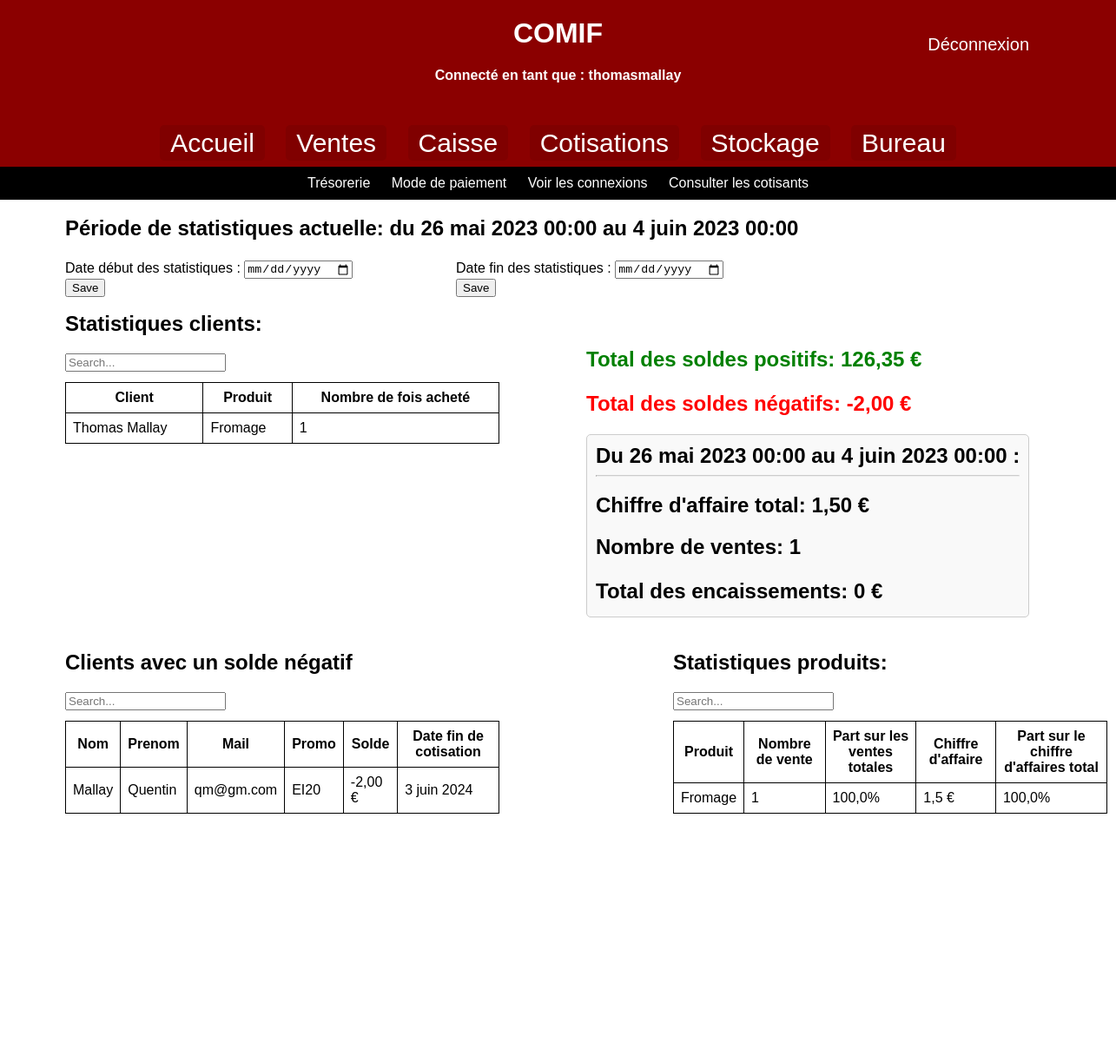
The page /tresorerie/ (signed in) on the database its author committed.
### AppCotisants/models.py (models this page shows, shortened)
class DatesStat(models.Model):
    date_debut = models.DateTimeField()
    date_fin = models.DateTimeField()

class Vente(models.Model):
    client_id = models.ForeignKey(Cotisants, on_delete=models.CASCADE, default=1)
    produit_id = models.ForeignKey(Produits, on_delete=models.CASCADE, default=1)
    client = models.CharField(max_length=50)
    produit = models.CharField(max_length=50, default='')
    compte_serveur = models.CharField(max_length=30)
    prix = models.DecimalField(max_digits=8, decimal_places=2)
    date = models.DateTimeField(auto_now_add=True)

class Cotisants(models.Model):
    prenom = models.CharField(max_length=15)
    nom = models.CharField(max_length=15)
    nomprenom = models.CharField(max_length=30, unique=True, default='')
    solde = models.DecimalField(max_digits=8, decimal_places=2, default='0')
    date_inscription = models.DateTimeField(auto_now_add=True)
    depense = models.DecimalField(max_digits=8, decimal_places=2, default='0')
    mail = models.EmailField(max_length=40, default='')
    promo = models.CharField(max_length=40, default='')
    DUREE_CHOICES = (
        (timedelta(days=365), '1 an'),
        (timedelta(days=183), '6 mois'),
        (timedelta(days=6), '6 jours'),
    )
    temps_cotisation = models.DurationField(choices=DUREE_CHOICES, default=None)
    date_fin = models.DateField(default=None, null=True, blank=True)

### AppCotisants/views.py (the view)
# urls.py: path('tresorerie/', views2.tresorerie),
@login_required
def tresorerie(request):
    cotisants_positifs = Cotisants.objects.filter(solde__gt=0)
    cotisants_negatifs = Cotisants.objects.filter(solde__lt=0)
    somme_soldes_positifs = cotisants_positifs.aggregate(somme_soldes=Sum('solde'))['somme_soldes']
    somme_soldes_negatifs = cotisants_negatifs.aggregate(somme_soldes=Sum('solde'))['somme_soldes']
    if not DatesStat.objects.exists():
        date_debut = datetime.strptime('2023-05-26', '%Y-%m-%d')
        date_fin = datetime.now().date() + timedelta(days=1)
        date_stat = DatesStat(date_debut=date_debut, date_fin=date_fin)
        date_stat.save()
    date_stat = DatesStat.objects.first()  # Récupérer le premier objet DatesStat
    date_debut = date_stat.date_debut
    date_fin = date_stat.date_fin
    encaissement=Encaissement.objects.filter(date__range=(date_debut, date_fin))
    total_encaissements = encaissement.aggregate(total_montant=Sum('montant'))['total_montant']
    ventes = Vente.objects.filter(date__range=(date_debut, date_fin))
    produits_par_client = {}
    for vente in ventes:
        client = vente.client  # Remplacez "utilisateur" par le nom du champ représentant l'utilisateur dans le modèle Vente
        produit = vente.produit  # Remplacez "produit" par le nom du champ représentant le produit dans le modèle Vente
        if client not in produits_par_client:
            produits_par_client[client] = Counter()
        produits_par_client[client][produit] += 1
    produits_par_client_tries = {
        client: produits.most_common() for client, produits in produits_par_client.items()
    }
    ventes_par_produit = ventes.values('produit').annotate(nombre_ventes=Count('id'))
    total_ventes = ventes.count()
    chiffre_affaires_total = ventes.aggregate(total_chiffre_affaires=Sum('prix'))['total_chiffre_affaires']
    produits_statistiques = []
    for vente_produit in ventes_par_produit:
        produit = vente_produit['produit']
        nombre_ventes = vente_produit['nombre_ventes']
        pourcentage_ventes = round((nombre_ventes / total_ventes) * 100,2)
        chiffre_affaires_produit = round(ventes.filter(produit=produit).aggregate(total_chiffre_affaires=Sum('prix'))[
            'total_chiffre_affaires'],2)
        pourcentage_chiffre_affaires = round((chiffre_affaires_produit / chiffre_affaires_total) * 100,2)
        produits_statistiques.append({
            'produit': produit,
            'nombre_ventes': nombre_ventes,
            'pourcentage_ventes': float(pourcentage_ventes),
            'chiffre_affaires_produit': float(chiffre_affaires_produit),
            'pourcentage_chiffre_affaires': float(pourcentage_chiffre_affaires),
        })
    if somme_soldes_negatifs == None:
        somme_soldes_negatifs = 0
    if somme_soldes_positifs==None:
        somme_soldes_positifs=0
    if total_encaissements==None:
        total_encaissements=0
    if chiffre_affaires_total == None:
        chiffre_affaires_total = 0
    data = {
        'total_neg':round(somme_soldes_negatifs,2),
        'total_pos':round(somme_soldes_positifs,2),
        'encaissement':round(total_encaissements,2),
        'nb_vente':total_ventes,
        'chiffrea':round(chiffre_affaires_total,2),
        'cotisants_negatif': cotisants_negatifs,
        'dataDates': DatesStat.objects.all(),
        'dataVentes': ventes,
        'produits_statistiques': produits_statistiques,
        'produits_par_client': produits_par_client_tries,
        'username': request.user.username
    }
    return render(request, 'tresorerie2.html', data)

### templates/tresorerie2.html (shortened to what this page needs)
<!DOCTYPE html>
<html>
<head>
    {% load static %}
</head>
<body>
<header>
    <h1>COMIF</h1>
    <h4 style="color: white;">Connecté en tant que : {{ username }}</h4>
    <a href="{% url 'logout' %}" style="font-size: 20px; position: absolute; top: 40px; right: 100px;
     color: white; text-decoration: none;">Déconnexion</a>
</header>
  <nav>
    <a href="/welcome">Accueil</a>
    <a href="/ajtvente">Ventes</a>
    <a href="/gstsoldes">Caisse</a>
    <a href="/ajtcotisants">Cotisations</a>
    <a href="/ajtproduits">Stockage</a>
    <a href="/tresorerie">Bureau</a>
  </nav>
  <div class="navbar">
    <a href="/tresorerie">Trésorerie</a>
    <a href="/type_paiements">Mode de paiement</a>
    <a href="/voirconnexions">Voir les connexions</a>
    <a href="/voircot">Consulter les cotisants</a>
  </div>
<section>
    {% for d in dataDates %}
    <h2>Période de statistiques actuelle: du {{ d.date_debut }} au {{ d.date_fin}}</h2>
    {% endfor %}
    <div class="form-group" style="position: absolute; top: 70px; left: 0px;">
    <form action="{% url 'update_date_debut' %}" method="POST">
        <label for="datePicker">Date début des statistiques : </label>
        <input id="datePicker" class="form-control" name="selected_date" type="date">
        <div class="modal-footer">
            <button type="submit" class="btn btn-primary">Save</button>
        </div>
    </form>
</div>
    <div class="form-group" style="position: absolute; top: 70px; left: 450px;">
    <form action="{% url 'update_date_fin' %}" method="POST">
        <label for="datePicker">Date fin des statistiques : </label>
        <input id="datePicker2" class="form-control" name="selected_date2" type="date">
        <div class="modal-footer">
            <button type="submit" class="btn btn-primary">Save</button>
        </div>
    </form>
</div>
    <div class="form-group" style="position: absolute; top: 110px; left: 0px;">
        <h2>Statistiques clients:</h2>
        <input id="search" class="form-control" type="text" placeholder="Search...">
    </div>
<div class="scrollable-table1">
        <table border="1" style="border-collapse:collapse;" >
            <thead>
                <tr>
                    <th>Client</th>
                    <th>Produit</th>
                    <th>Nombre de fois acheté</th>
                </tr>
            </thead>
            <tbody id="myTable">
                {% for client, produits in produits_par_client.items %}
                    {% for produit, count in produits %}
                        <tr>
                            <td>{{ client }}</td>
                            <td>{{ produit }}</td>
                            <td>{{ count }}</td>
                        </tr>
                    {% endfor %}
                {% endfor %}
            </tbody>
        </table>
    </div>
    <div class="form-group" style="position: absolute; top: 500px; left: 700px;">
        <h2>Statistiques produits:</h2>
        <input id="search2" class="form-control" type="text" placeholder="Search...">
    </div>
    <br />
<div class="scrollable-table2">
        <table border="1" style="border-collapse:collapse;">
            <thead>
                <tr>
                    <th>Produit</th>
                    <th>Nombre de vente</th>
                    <th>Part sur les ventes totales</th>
                    <th>Chiffre d'affaire</th>
                    <th>Part sur le chiffre d'affaires total</th>
                </tr>
            </thead>
            <tbody id="myTable2">
                {% for produit_statistique in produits_statistiques %}
                <tr>
                    <td>{{ produit_statistique.produit }}</td>
                    <td>{{ produit_statistique.nombre_ventes }}</td>
                    <td>{{ produit_statistique.pourcentage_ventes }}%</td>
                    <td>{{ produit_statistique.chiffre_affaires_produit }} €</td>
                    <td>{{ produit_statistique.pourcentage_chiffre_affaires }}%</td>
                </tr>
                {% endfor %}
            </tbody>
        </table>
    </div>
    <div class="form-group" style="position: absolute; top: 500px; left: 0px;">
        <h2>Clients avec un solde négatif</h2>
        <input id="search3" class="form-control" type="text" placeholder="Search...">
    </div>
    <br />
    <div class="scrollable-table3">
        <table border="1" style="border-collapse:collapse;">
            <thead>
                <tr>
                    <th>Nom</th>
                    <th>Prenom</th>
                    <th>Mail</th>
                    <th>Promo</th>
                    <th>Solde</th>
                    <th>Date fin de cotisation</th>
                </tr>
            </thead>
            <tbody id="myTable3">
                {% for c in cotisants_negatif %}
                <tr>
                    <td>{{ c.nom }}</td>
                    <td>{{ c.prenom }}</td>
                    <td>{{ c.mail }}</td>
                    <td>{{ c.promo }}</td>
                    <td>{{ c.solde }} €</td>
                    <td>{{ c.date_fin }}</td>
                </tr>
                {% endfor %}
            </tbody>
        </table>
    </div>
        <div style="position: absolute; top: 270px; left: 600px; background-color: #f9f9f9; padding: 10px; border: 1px solid #ccc; border-radius: 5px;">
            <div style="float: left">
                {% for d in dataDates %}
                <h1 style="margin-bottom: 5px;">Du {{ d.date_debut }} au {{ d.date_fin }} :</h1>
                {% endfor %}
                <hr style="border-top: 1px solid #ccc; margin-bottom: 10px;">
                <h2 style="margin-bottom: 5px;">Chiffre d'affaire total: {{ chiffrea }} €</h2>
                <h2 style="margin-bottom: 5px;">Nombre de ventes: {{ nb_vente }}</h2>
                <br/>
                <h1 style="margin-bottom: 5px;">Total des encaissements: {{ encaissement }} €</h1>
            </div>
            <br style="clear: both;">
        </div>
        <div style="position: absolute; top: 170px; left: 600px;">
            <h1 style="margin-bottom: 5px; color: green;">Total des soldes positifs: {{ total_pos }} €</h1>
            <br/>
            <h1 style="margin-bottom: 5px; color: red;">Total des soldes négatifs: {{ total_neg }} €</h1>
        </div>
</section>
<footer>
    <p>&copy; 2023 COMIF Bar Étudiant. Tous droits réservés.</p>
</footer>
</body>
</html>

### templates/tresorerie2.html (style rules this page uses)
body { font-family: Arial, sans-serif; margin: 0; padding: 0; background-size: cover; background-position: center; display: flex; flex-direction: column; min-height: 100vh; }
header { background-color: #8B0000; color: #fff; padding: 20px; text-align: center; }
h1 { margin: 0; }
nav { background-color: #8B0000; color: #fff; padding: 10px; text-align: center; }
nav a { color: #fff; text-decoration: none; margin: 0 10px; font-size: 30px; padding: 4px 12px; border-radius: 5px; background-color: #800000; }
.navbar { background-color: #000; color: #fff; text-align: center; padding: 10px; }
.navbar a { color: #fff; text-decoration: none; margin: 0 10px; }
section { position: absolute; top: 0 px; left: 75px; position: relative; margin-bottom : 800px; }
footer { background-color: #8B0000; color: #fff; padding: 20px; text-align: center; margin-top: auto; }
table { border-collapse: collapse; width: 500px; }
th, td { border: 1px solid black; padding: 8px; }
.scrollable-table1 { position: absolute; top: 210px; left: 0px; height: 300px; overflow-y: scroll; }
.scrollable-table2 { position: absolute; top: 600px; left: 700px; height: 300px; overflow-y: scroll; }
.scrollable-table3 { position: absolute; top: 600px; left: 0px; height: 300px; overflow-y: scroll; }

### rows shown on the page
DatesStat: date_debut "26 mai 2023 00:00", date_fin "4 juin 2023 00:00"
Vente: produits "Thomas Mallay", produits "Fromage", produit "Fromage", nombre_ventes "1", pourcentage_ventes "100,0", chiffre_affaires_produit "1,5", pourcentage_chiffre_affaires "100,0"
Cotisants: nom "Mallay", prenom "Quentin", mail "qm@gm.com", promo "EI20", solde "-2,00", date_fin "3 juin 2024"

### other values the page prints
{{ username }} "thomasmallay"
{{ count }} "1"
{{ chiffrea }} "1,50"
{{ nb_vente }} "1"
{{ encaissement }} "0"
{{ total_pos }} "126,35"
{{ total_neg }} "-2,00"
